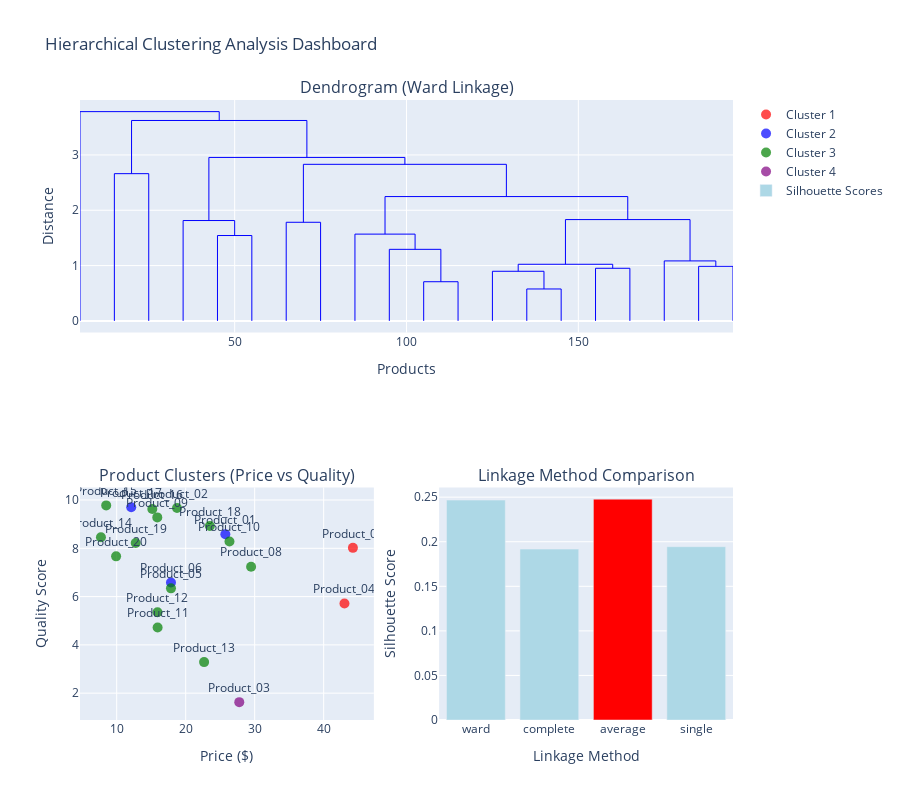
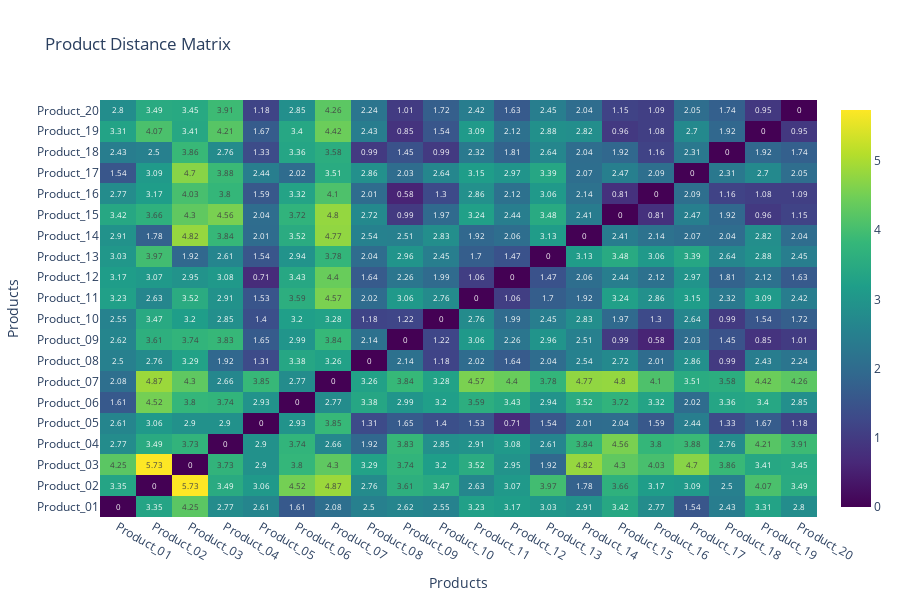

The notebook cell saved with these charts, in order:
### Code cell
# 2. INTERACTIVE DENDROGRAM AND CLUSTER VISUALIZATION
print(" 2. INTERACTIVE HIERARCHICAL VISUALIZATIONS")
print("=" * 44)

# Create comprehensive visualization
fig = make_subplots(
    rows=2, cols=2,
    subplot_titles=[
        'Dendrogram (Ward Linkage)',
        'Product Clusters (Price vs Quality)',
        'Linkage Method Comparison',
        'Cluster Feature Profiles'
    ],
    specs=[[{"colspan": 2}, None],
           [{"secondary_y": False}, {"secondary_y": False}]]
)

# Create dendrogram using plotly
def create_plotly_dendrogram(linkage_matrix, labels):
    """Create interactive dendrogram with plotly"""
    dendro = dendrogram(linkage_matrix, labels=labels, no_plot=True)

    # Extract dendrogram data
    icoord = np.array(dendro['icoord'])
    dcoord = np.array(dendro['dcoord'])

    # Create line traces for dendrogram
    dendro_traces = []
    for i in range(len(icoord)):
        x = icoord[i]
        y = dcoord[i]
        dendro_traces.append(
            go.Scatter(x=x, y=y, mode='lines',
                      line=dict(color='blue', width=1),
                      showlegend=False, hoverinfo='skip')
        )

    return dendro_traces

# Add dendrogram traces
dendro_traces = create_plotly_dendrogram(best_linkage, products)
for trace in dendro_traces:
    fig.add_trace(trace, row=1, col=1)

# Product clusters scatter plot
colors = ['red', 'blue', 'green', 'purple', 'orange']
for cluster in range(1, n_clusters + 1):
    cluster_data = product_features[product_features['cluster'] == cluster]
    fig.add_trace(
        go.Scatter(x=cluster_data['price'],
                  y=cluster_data['quality_score'],
                  mode='markers+text',
                  text=cluster_data.index,
                  textposition='top center',
                  name=f'Cluster {cluster}',
                  marker=dict(color=colors[cluster-1], size=10, opacity=0.7)),
        row=2, col=1
    )

# Linkage method comparison
methods = list(linkage_results.keys())
silhouette_values = [linkage_results[method]['silhouette'] for method in methods]

fig.add_trace(
    go.Bar(x=methods, y=silhouette_values,
           marker=dict(color=['red' if m == best_method else 'lightblue' for m in methods]),
           name='Silhouette Scores'),
    row=2, col=2
)

fig.update_layout(height=800, title="Hierarchical Clustering Analysis Dashboard")
fig.update_xaxes(title_text="Products", row=1, col=1)
fig.update_xaxes(title_text="Price ($)", row=2, col=1)
fig.update_xaxes(title_text="Linkage Method", row=2, col=2)
fig.update_yaxes(title_text="Distance", row=1, col=1)
fig.update_yaxes(title_text="Quality Score", row=2, col=1)
fig.update_yaxes(title_text="Silhouette Score", row=2, col=2)
fig.show()

# Distance matrix heatmap
distance_matrix = pdist(product_features_scaled)
from scipy.spatial.distance import squareform
distance_square = squareform(distance_matrix)

fig_heatmap = go.Figure(data=go.Heatmap(
    z=distance_square,
    x=products,
    y=products,
    colorscale='Viridis',
    text=np.round(distance_square, 2),
    texttemplate="%{text}",
    textfont={"size": 8}
))

fig_heatmap.update_layout(
    title="Product Distance Matrix",
    xaxis_title="Products",
    yaxis_title="Products",
    height=600
)
fig_heatmap.show()

# Business insights
print(f"\n BUSINESS INSIGHTS FROM HIERARCHICAL CLUSTERING:")

for cluster in range(1, n_clusters + 1):
    cluster_data = product_features[product_features['cluster'] == cluster]
    cluster_products = list(cluster_data.index)

    avg_price = cluster_data['price'].mean()
    avg_quality = cluster_data['quality_score'].mean()
    avg_brand = cluster_data['brand_strength'].mean()
    avg_market = cluster_data['market_share'].mean()

    # Determine segment characteristics
    if avg_price > product_features['price'].median() and avg_quality > product_features['quality_score'].median():
        segment = "Premium Products"
    elif avg_price < product_features['price'].median() and avg_quality < product_features['quality_score'].median():
        segment = "Budget Products"
    elif avg_quality > product_features['quality_score'].median():
        segment = "Value Products"
    else:
        segment = "Standard Products"

    print(f"\nCluster {cluster}: {segment}")
    print(f"• Products: {', '.join(cluster_products)}")
    print(f"• Average price: ${avg_price:.0f}")
    print(f"• Average quality: {avg_quality:.1f}/10")
    print(f"• Brand strength: {avg_brand:.1f}")
    print(f"• Market share: {avg_market:.1f}%")

# ROI calculation for product portfolio optimization
total_revenue = product_features['price'].sum() * product_features['market_share'].sum()
portfolio_optimization = 0.15 # 15% improvement in portfolio efficiency
hierarchy_roi = total_revenue * portfolio_optimization

print(f"\n HIERARCHICAL CLUSTERING ROI:")
print(f"• Total product portfolio value: ${total_revenue:,.0f}")
print(f"• Portfolio optimization improvement: {portfolio_optimization*100:.0f}%")
print(f"• Estimated annual ROI: ${hierarchy_roi:,.0f}")
print(f"• Use cases: Product categorization, pricing strategy, market positioning")

### Figure 1 — Plotly figure (JSON) as saved in the notebook; plotly's stock layout.template omitted (floating-point values rounded to 4 significant figures)
{"data": [{"hoverinfo": "skip", "line": {"color": "blue", "width": 1}, "mode": "lines", "showlegend": false, "type": "scatter", "x": [15.0, 15.0, 25.0, 25.0], "xaxis": "x", "y": [0.0, 2.662, 2.662, 0.0], "yaxis": "y"}, {"hoverinfo": "skip", "line": {"color": "blue", "width": 1}, "mode": "lines", "showlegend": false, "type": "scatter", "x": [45.0, 45.0, 55.0, 55.0], "xaxis": "x", "y": [0.0, 1.543, 1.543, 0.0], "yaxis": "y"}, {"hoverinfo": "skip", "line": {"color": "blue", "width": 1}, "mode": "lines", "showlegend": false, "type": "scatter", "x": [35.0, 35.0, 50.0, 50.0], "xaxis": "x", "y": [0.0, 1.814, 1.814, 1.543], "yaxis": "y"}, {"hoverinfo": "skip", "line": {"color": "blue", "width": 1}, "mode": "lines", "showlegend": false, "type": "scatter", "x": [65.0, 65.0, 75.0, 75.0], "xaxis": "x", "y": [0.0, 1.783, 1.783, 0.0], "yaxis": "y"}, {"hoverinfo": "skip", "line": {"color": "blue", "width": 1}, "mode": "lines", "showlegend": false, "type": "scatter", "x": [105.0, 105.0, 115.0, 115.0], "xaxis": "x", "y": [0.0, 0.708, 0.708, 0.0], "yaxis": "y"}, {"hoverinfo": "skip", "line": {"color": "blue", "width": 1}, "mode": "lines", "showlegend": false, "type": "scatter", "x": [95.0, 95.0, 110.0, 110.0], "xaxis": "x", "y": [0.0, 1.294, 1.294, 0.708], "yaxis": "y"}, {"hoverinfo": "skip", "line": {"color": "blue", "width": 1}, "mode": "lines", "showlegend": false, "type": "scatter", "x": [85.0, 85.0, 102.5, 102.5], "xaxis": "x", "y": [0.0, 1.569, 1.569, 1.294], "yaxis": "y"}, {"hoverinfo": "skip", "line": {"color": "blue", "width": 1}, "mode": "lines", "showlegend": false, "type": "scatter", "x": [135.0, 135.0, 145.0, 145.0], "xaxis": "x", "y": [0.0, 0.5769, 0.5769, 0.0], "yaxis": "y"}, {"hoverinfo": "skip", "line": {"color": "blue", "width": 1}, "mode": "lines", "showlegend": false, "type": "scatter", "x": [125.0, 125.0, 140.0, 140.0], "xaxis": "x", "y": [0.0, 0.897, 0.897, 0.5769], "yaxis": "y"}, {"hoverinfo": "skip", "line": {"color": "blue", "width": 1}, "mode": "lines", "showlegend": false, "type": "scatter", "x": [155.0, 155.0, 165.0, 165.0], "xaxis": "x", "y": [0.0, 0.951, 0.951, 0.0], "yaxis": "y"}, {"hoverinfo": "skip", "line": {"color": "blue", "width": 1}, "mode": "lines", "showlegend": false, "type": "scatter", "x": [132.5, 132.5, 160.0, 160.0], "xaxis": "x", "y": [0.897, 1.023, 1.023, 0.951], "yaxis": "y"}, {"hoverinfo": "skip", "line": {"color": "blue", "width": 1}, "mode": "lines", "showlegend": false, "type": "scatter", "x": [185.0, 185.0, 195.0, 195.0], "xaxis": "x", "y": [0.0, 0.9864, 0.9864, 0.0], "yaxis": "y"}, {"hoverinfo": "skip", "line": {"color": "blue", "width": 1}, "mode": "lines", "showlegend": false, "type": "scatter", "x": [175.0, 175.0, 190.0, 190.0], "xaxis": "x", "y": [0.0, 1.084, 1.084, 0.9864], "yaxis": "y"}, {"hoverinfo": "skip", "line": {"color": "blue", "width": 1}, "mode": "lines", "showlegend": false, "type": "scatter", "x": [146.2, 146.2, 182.5, 182.5], "xaxis": "x", "y": [1.023, 1.832, 1.832, 1.084], "yaxis": "y"}, {"hoverinfo": "skip", "line": {"color": "blue", "width": 1}, "mode": "lines", "showlegend": false, "type": "scatter", "x": [93.75, 93.75, 164.4, 164.4], "xaxis": "x", "y": [1.569, 2.248, 2.248, 1.832], "yaxis": "y"}, {"hoverinfo": "skip", "line": {"color": "blue", "width": 1}, "mode": "lines", "showlegend": false, "type": "scatter", "x": [70.0, 70.0, 129.1, 129.1], "xaxis": "x", "y": [1.783, 2.831, 2.831, 2.248], "yaxis": "y"}, {"hoverinfo": "skip", "line": {"color": "blue", "width": 1}, "mode": "lines", "showlegend": false, "type": "scatter", "x": [42.5, 42.5, 99.53, 99.53], "xaxis": "x", "y": [1.814, 2.955, 2.955, 2.831], "yaxis": "y"}, {"hoverinfo": "skip", "line": {"color": "blue", "width": 1}, "mode": "lines", "showlegend": false, "type": "scatter", "x": [20.0, 20.0, 71.02, 71.02], "xaxis": "x", "y": [2.662, 3.623, 3.623, 2.955], "yaxis": "y"}, {"hoverinfo": "skip", "line": {"color": "blue", "width": 1}, "mode": "lines", "showlegend": false, "type": "scatter", "x": [5.0, 5.0, 45.51, 45.51], "xaxis": "x", "y": [0.0, 3.783, 3.783, 3.623], "yaxis": "y"}, {"marker": {"color": "red", "opacity": 0.7, "size": 10}, "mode": "markers+text", "name": "Cluster 1", "text": ["Product_04", "Product_07"], "textposition": "top center", "type": "scatter", "x": [43.01, 44.24], "xaxis": "x2", "y": [5.711, 8.018], "yaxis": "y2"}, {"marker": {"color": "blue", "opacity": 0.7, "size": 10}, "mode": "markers+text", "name": "Cluster 2", "text": ["Product_01", "Product_06", "Product_17"], "textposition": "top center", "type": "scatter", "x": [25.75, 17.87, 12.1], "xaxis": "x2", "y": [8.581, 6.584, 9.701], "yaxis": "y2"}, {"marker": {"color": "green", "opacity": 0.7, "size": 10}, "mode": "markers+text", "name": "Cluster 3", "text": ["Product_02", "Product_05", "Product_08", "Product_09", "Product_10", "Product_11", "Product_12", "Product_13", "Product_14", "Product_15", "Product_16", "Product_18", "Product_19", "Product_20"], "textposition": "top center", "type": "scatter", "x": [18.74, 17.87, 29.48, 15.88, 26.35, 15.93, 15.91, 22.67, 7.716, 8.479, 15.16, 23.5, 12.76, 9.913], "xaxis": "x2", "y": [9.67, 6.341, 7.236, 9.28, 8.283, 4.716, 5.348, 3.286, 8.46, 9.778, 9.627, 8.926, 8.22, 7.666], "yaxis": "y2"}, {"marker": {"color": "purple", "opacity": 0.7, "size": 10}, "mode": "markers+text", "name": "Cluster 4", "text": ["Product_03"], "textposition": "top center", "type": "scatter", "x": [27.77], "xaxis": "x2", "y": [1.629], "yaxis": "y2"}, {"marker": {"color": ["lightblue", "lightblue", "red", "lightblue"]}, "name": "Silhouette Scores", "type": "bar", "x": ["ward", "complete", "average", "single"], "xaxis": "x3", "y": [0.2467, 0.1917, 0.2478, 0.1944], "yaxis": "y3"}], "layout": {"annotations": [{"font": {"size": 16}, "showarrow": false, "text": "Dendrogram (Ward Linkage)", "x": 0.5, "xanchor": "center", "xref": "paper", "y": 1, "yanchor": "bottom", "yref": "paper"}, {"font": {"size": 16}, "showarrow": false, "text": "Product Clusters (Price vs Quality)", "x": 0.225, "xanchor": "center", "xref": "paper", "y": 0.375, "yanchor": "bottom", "yref": "paper"}, {"font": {"size": 16}, "showarrow": false, "text": "Linkage Method Comparison", "x": 0.775, "xanchor": "center", "xref": "paper", "y": 0.375, "yanchor": "bottom", "yref": "paper"}], "height": 800, "title": {"text": "Hierarchical Clustering Analysis Dashboard"}, "xaxis": {"anchor": "y", "domain": [0, 1], "title": {"text": "Products"}}, "xaxis2": {"anchor": "y2", "domain": [0, 0.45], "title": {"text": "Price ($)"}}, "xaxis3": {"anchor": "y3", "domain": [0.55, 1], "title": {"text": "Linkage Method"}}, "yaxis": {"anchor": "x", "domain": [0.625, 1], "title": {"text": "Distance"}}, "yaxis2": {"anchor": "x2", "domain": [0, 0.375], "title": {"text": "Quality Score"}}, "yaxis3": {"anchor": "x3", "domain": [0, 0.375], "title": {"text": "Silhouette Score"}}}}

### Figure 2 — Plotly figure (JSON) as saved in the notebook; plotly's stock layout.template omitted (floating-point values rounded to 4 significant figures; data arrays with more than 128 entries replaced by an {"elided": "..."} marker saying what was removed)
{"data": [{"colorscale": [[0, "#440154"], [0.1111, "#482878"], [0.2222, "#3e4989"], [0.3333, "#31688e"], [0.4444, "#26828e"], [0.5556, "#1f9e89"], [0.6667, "#35b779"], [0.7778, "#6ece58"], [0.8889, "#b5de2b"], [1, "#fde725"]], "text": {"elided": "20x20 float values"}, "textfont": {"size": 8}, "texttemplate": "%{text}", "type": "heatmap", "x": ["Product_01", "Product_02", "Product_03", "Product_04", "Product_05", "Product_06", "Product_07", "Product_08", "Product_09", "Product_10", "Product_11", "Product_12", "Product_13", "Product_14", "Product_15", "Product_16", "Product_17", "Product_18", "Product_19", "Product_20"], "y": ["Product_01", "Product_02", "Product_03", "Product_04", "Product_05", "Product_06", "Product_07", "Product_08", "Product_09", "Product_10", "Product_11", "Product_12", "Product_13", "Product_14", "Product_15", "Product_16", "Product_17", "Product_18", "Product_19", "Product_20"], "z": {"elided": "20x20 float values"}}], "layout": {"height": 600, "title": {"text": "Product Distance Matrix"}, "xaxis": {"title": {"text": "Products"}}, "yaxis": {"title": {"text": "Products"}}}}
